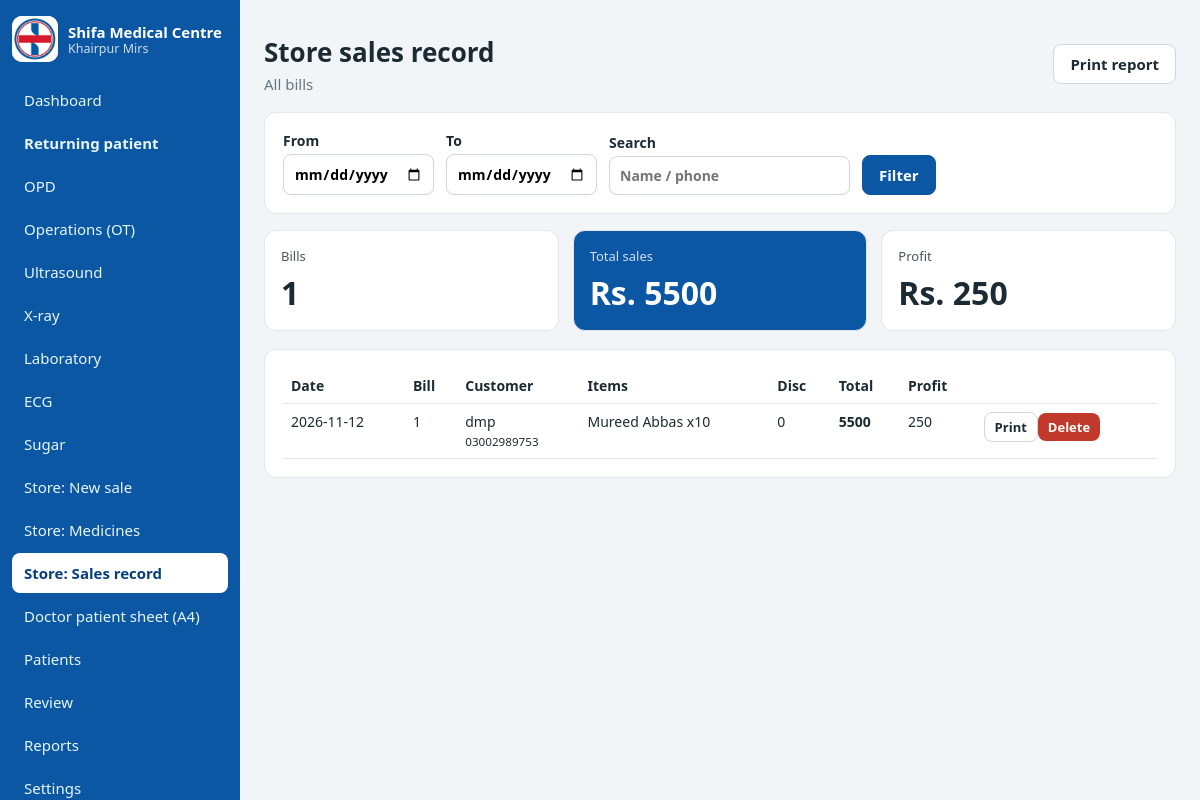
Screenshot of /store/sales (signed in) with the database file from the repository.
### tables this page shows
CREATE TABLE sales(id INTEGER PRIMARY KEY, bill_no INTEGER, sdate TEXT, customer TEXT, phone TEXT, subtotal REAL, discount REAL, total REAL, profit REAL, created_by TEXT, created_at TEXT);

### app.py (the view)
@app.route("/store/sales")
def store_sales():
    a, w, p = request.args, ["1=1"], []
    if session["role"] != "admin": w.append("sdate=?"); p.append(today())
    else:
        if a.get("from"): w.append("sdate>=?"); p.append(a["from"])
        if a.get("to"): w.append("sdate<=?"); p.append(a["to"])
    if a.get("q"): w.append("(customer LIKE ? OR phone LIKE ?)"); p += ["%" + a["q"] + "%"] * 2
    W = " AND ".join(w)
    rows = qa("SELECT s.*, (SELECT GROUP_CONCAT(name || ' x' || CAST(qty AS INTEGER), ', ') FROM sale_items WHERE sale_id=s.id) items FROM sales s WHERE " + W + " ORDER BY id DESC LIMIT 1000", p)
    tot = q1("SELECT COUNT(*) n, COALESCE(SUM(total),0) t, COALESCE(SUM(discount),0) d, COALESCE(SUM(profit),0) pr FROM sales WHERE " + W, p)
    return render_template("store_sales.html", rows=rows, tot=tot, a=a)

### app.py (called while the page is built)
def db():
    if "db" not in g:
        g.db = sqlite3.connect(DB); g.db.row_factory = sqlite3.Row
    return g.db

def qa(s, a=()): return db().execute(s, a).fetchall()

def q1(s, a=()): return db().execute(s, a).fetchone()

def today(): return date.today().isoformat()

@app.before_request
def gate():
    if request.endpoint in ("login", "static"): return
    if "user" not in session: return redirect(url_for("login"))

@app.context_processor
def ctx(): return dict(MODULES=MODULES, today=today(), path=request.path)

### templates/store_sales.html
{% extends "base.html" %}{% block title %}Store sales{% endblock %}{% block content %}
<div class="page-head noprint"><div><h1>Store sales record</h1><p class="muted">{{ 'All bills' if session.role=='admin' else "Today's bills" }}</p></div><button class="btn" onclick="window.print()">Print report</button></div>
<form class="card filters noprint" method="get">{% if session.role=='admin' %}<label>From<input type="date" name="from" value="{{ a.get('from','') }}"></label><label>To<input type="date" name="to" value="{{ a.get('to','') }}"></label>{% endif %}
<label>Search<input name="q" value="{{ a.get('q','') }}" placeholder="Name / phone"></label><button class="btn btn-primary">Filter</button></form>
<div class="stats"><div class="stat"><span class="stat-label">Bills</span><strong class="stat-num">{{ tot.n }}</strong></div>
<div class="stat stat-hero"><span class="stat-label">Total sales</span><strong class="stat-num">Rs. {{ '%.0f'|format(tot.t) }}</strong></div>
{% if session.role=='admin' %}<div class="stat"><span class="stat-label">Profit</span><strong class="stat-num">Rs. {{ '%.0f'|format(tot.pr) }}</strong></div>{% endif %}</div>
<div class="card scroll"><table class="tbl"><tr><th>Date</th><th>Bill</th><th>Customer</th><th>Items</th><th>Disc</th><th>Total</th>{% if session.role=='admin' %}<th>Profit</th>{% endif %}<th class="noprint"></th></tr>
{% for s in rows %}<tr><td>{{ s.sdate }}</td><td>{{ s.bill_no }}</td><td>{{ s.customer }}<br><small>{{ s.phone }}</small></td><td>{{ s['items'] }}</td><td>{{ '%.0f'|format(s.discount) }}</td><td><b>{{ '%.0f'|format(s.total) }}</b></td>{% if session.role=='admin' %}<td>{{ '%.0f'|format(s.profit) }}</td>{% endif %}
<td class="noprint"><a class="btn btn-sm" href="/store/bill/{{ s.id }}?print=1">Print</a>{% if session.role=='admin' %}<form method="post" action="/store/sale/{{ s.id }}/delete" style="display:inline" onsubmit="return confirm('Bill delete hoga aur stock wapis aayega. Pakka?')"><button class="btn btn-sm btn-danger">Delete</button></form>{% endif %}</td></tr>
{% else %}<tr><td colspan="8" class="muted">No bills.</td></tr>{% endfor %}</table></div>{% endblock %}

### static/css/style.css (style rules this page uses)
* { box-sizing:border-box }
:root { --brand:#0b57a4;--brand-d:#083f78;--bg:#f2f5f7;--ink:#1c2b33;--mut:#667781;--line:#e2e7ea }
body { margin:0;font-family:Segoe UI,Arial,sans-serif;background:var(--bg);color:var(--ink);font-size:15px }
a { color:inherit;text-decoration:none }
h1 { margin:0;font-size:26px }
.muted { color:var(--mut);margin:4px 0 0 }
.page-head { display:flex;justify-content:space-between;align-items:center;gap:12px;flex-wrap:wrap;margin-bottom:18px }
.btn { display:inline-block;padding:9px 16px;border-radius:8px;border:1px solid #cfd6dd;background:#fff;color:var(--ink);cursor:pointer;font:inherit;font-weight:600 }
.btn-primary { background:var(--brand);border-color:var(--brand);color:#fff }
.stats { display:grid;grid-template-columns:repeat(auto-fit,minmax(200px,1fr));gap:14px;margin-bottom:18px }
.stat { background:#fff;border-radius:12px;padding:16px;border:1px solid var(--line);display:flex;flex-direction:column;gap:6px }
.stat-hero { background:var(--brand);color:#fff }
.stat-label { font-size:13px;opacity:.8 }
.stat-num { font-size:32px }
.card { background:#fff;border-radius:12px;padding:18px;border:1px solid var(--line);margin-bottom:16px }

### static/css/extra.css (style rules this page uses)
.card label,.filters label { display:flex;flex-direction:column;gap:4px;font-size:14px;font-weight:600 }
.card input,.card select { padding:9px 10px;border:1px solid #cfd6dd;border-radius:8px;font:inherit;background:#fff;min-width:0 }
.filters { display:flex;gap:12px;flex-wrap:wrap;align-items:flex-end }
.tbl { width:100%;border-collapse:collapse;font-size:14px }
.tbl th,.tbl td { padding:8px;border-bottom:1px solid #e5e8eb;text-align:left;vertical-align:top }
.scroll { overflow-x:auto }
.btn-sm { padding:5px 10px;font-size:13px }
.btn-danger { background:#c0392b;color:#fff;border:0 }

### rows the page displays
sales: sdate "2026-11-12", bill_no "1", customer "dmp", phone "03002989753", items "Mureed Abbas x10", discount "0", total "5500", profit "250"

### other values shown
{{ v }} "OPD" "Operations (OT)" "Ultrasound" "X-ray" "Laboratory" "ECG" "Sugar"
{{ 'All bills' if session.role=='admin' else "Today's bills" }} "All bills"
{{ tot.n }} "1"
{{ '%.0f'|format(tot.t) }} "5500"
{{ '%.0f'|format(tot.pr) }} "250"
